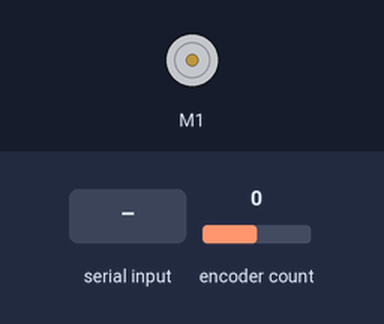
A sketch run on a simulated Arduino Uno, built with avr-gcc and run on an emulated ATmega328P. Shown: DC motor (green arrow = forward, orange = backward, longer = faster). The inputs (shaded band) are chosen by the test bench; at power-on: encoder count 0. What the sketch prints to the serial monitor is not drawn.

Above: at 1.2 s.
1.3 s: "90,45\n" received over Serial
At 1.9 s:
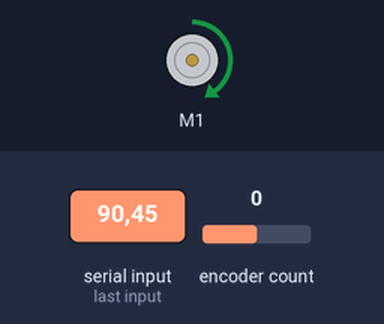
Timing chart, 0 to 4.3 s (numbered marks = the images above; inputs shaded):
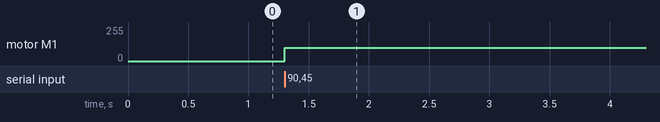

Measured:
- after the input at 1.3 s, motor M1: stopped → forward 100/255 at once

The sketch:

adamotor-encoder.ino
```cpp
/* Linear control of a DC motor
 *
 *
 * Pinout:
 *
 * I2C@0x60 -> Adafruit Motorshield v2
 * P18 -> Optical encoder input A
 * P14 -> Optical encoder input B
 */

#define DEBUG_VERBOSE	1

#include <Wire.h>
#include <Adafruit_MotorShield.h>
#include <Encoder.h>

const int adaMotor = 1;
const int pinEncoderA = 18;
const int pinEncoderB = 14;

const int pwmMinimum = 50;
const int pwmMaximum = 100;

int dir = -1;
int neg = 0;
long posMotorPast = 0;
long posMotorFuture = 0;
long posMotorDelta = 0;
int rateMotor = 0;

Adafruit_MotorShield motorAFMS = Adafruit_MotorShield();

Adafruit_DCMotor *motorM1 = motorAFMS.getMotor(1);

Encoder encMotor(pinEncoderA, pinEncoderB);

void setup() {
	motorAFMS.begin();
	motorM1->setSpeed(0);
	motorM1->run(RELEASE);

	pinMode(pinEncoderA, INPUT);
	pinMode(pinEncoderB, INPUT);
	Serial.begin(115200);

	/* Get a direction */
	Serial.print("Steps: ");
}

void readNextPosition() {
	while (Serial.available()) {
		int c = Serial.read();
		if (c == '\r' || c == '\n') {
			if (dir >= 0) {
				/* Go there */
				dir *= (neg ? -1 : 1);
				Serial.print("\r\nGo: "); Serial.print(dir); Serial.print("\r\n");
				posMotorDelta = dir;
				posMotorFuture += posMotorDelta;
			}

			/* Get a direction */
			Serial.print("\r\nSteps: ");

			dir = -1;
			neg = 0;
		} else if (c == '-' && neg == 0 && dir < 0) {
				neg = 1;
			Serial.write(c);
		} else if (c >= '0' && c <= '9') {
			if (dir < 0)
				dir = 0;
			dir *= 10;
			dir += (c - '0');
			Serial.write(c);
		} else if (c == '\b') {
			Serial.print("\b \b\b");
		} else {
			Serial.write('\a');
			Serial.print("BEEP[");
			Serial.print(c);
			Serial.print("] dir=");
			Serial.print(dir);
			Serial.print(", neg=");
			Serial.print(neg);
			Serial.print("\r\n");
		}
	}
}

void loop() {
	long posMotorNow = encMotor.read();

	if (!posMotorDelta) {
		readNextPosition();
		return;
	}

	if ((posMotorDelta > 0 && posMotorNow >= posMotorFuture) ||
	    (posMotorDelta < 0 && posMotorNow <= posMotorFuture)) {
		/* We are where we want to be */
		if (rateMotor) {
			motorM1->setSpeed(0);
			motorM1->run(RELEASE);
			Serial.print("Located @");
			Serial.println(posMotorNow);
			posMotorNow = encMotor.read();
		}
		rateMotor = 0;
		posMotorDelta = 0;
		if (posMotorNow != posMotorFuture) {
			Serial.print("Overstepped: ");
			Serial.println(posMotorNow - posMotorFuture);
			posMotorFuture = posMotorNow;
		}
	} else if (posMotorDelta) {
		int speed;
		int direction;

		speed = posMotorFuture - posMotorNow;
		if (speed < 0) {
			direction = BACKWARD;
			speed = -speed;
		} else {
			direction = FORWARD;
		}
		if (speed > pwmMaximum)
			speed = pwmMaximum;
		if (speed < pwmMinimum)
			speed = pwmMinimum;

		/* Moving ahead... */
		if (speed != rateMotor) {
			motorM1->setSpeed(speed);
			motorM1->run(direction);
			rateMotor = speed;
#if DEBUG_VERBOSE
			Serial.print("MC: speed=");
			Serial.print(rateMotor);
			Serial.print(", dir=");
			Serial.print(direction == FORWARD ? "+" : "-");
			Serial.print(", now=");
			Serial.print(posMotorNow);
			Serial.print(", future=");
			Serial.println(posMotorFuture);
#endif
		}
	}
}
```
